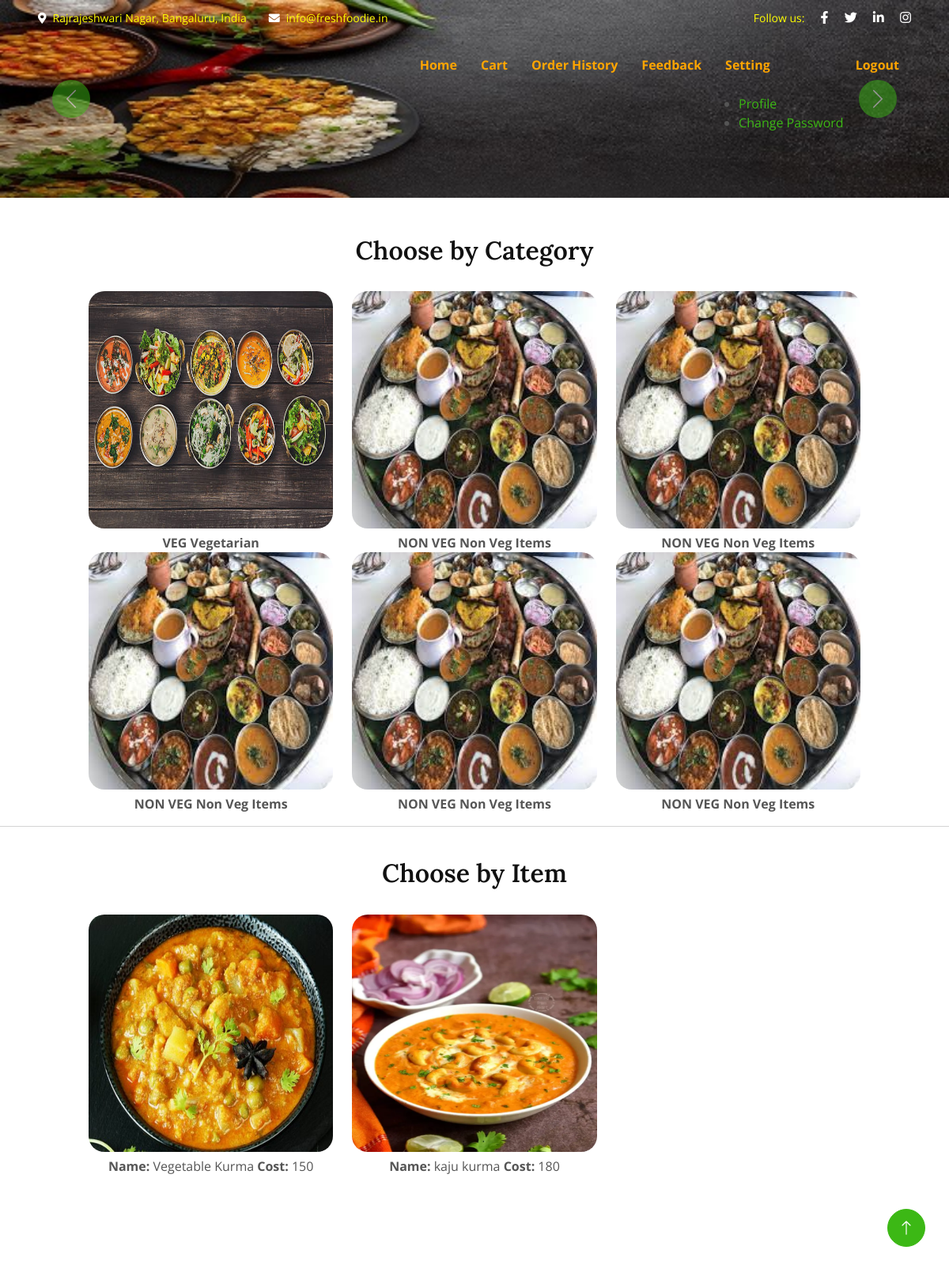
/cthome, run on the app's committed database.
### HBAPP/models.py (models this page shows)
class mstcategory(models.Model):
    name=models.CharField(max_length=100)
    description=models.CharField(max_length=100)
    image=models.CharField(max_length=225,default="onimage.png")
    gstnumber=models.CharField(max_length=2000,default="")
    created_on=models.CharField(max_length=100,default="admin")
    created_by=models.CharField(max_length=100,default="")
    registerdate=models.CharField(max_length=100)
    softdelete=models.IntegerField(default=0)

class mstitemlist(models.Model):
    itemname=models.CharField(max_length=100)
    category=models.CharField(max_length=100)
    discription=models.CharField(max_length=5000)
    cost=models.IntegerField(default=0)
    itemphoto=models.CharField(max_length=255,default='noimage.png')
    categoryid=models.IntegerField(default="1")
    created_on=models.CharField(max_length=100)
    created_by=models.CharField(max_length=100,default='shiva')
    gstnumber=models.CharField(max_length=2000,default="")
    softdelete=models.IntegerField(default=1)

### HBAPP/views.py (the view)
# urls.py: path('cthome',views.CustomerHome,name="cthome"),
def CustomerHome(request):
    itemdata=""
    categorydata=""
    if request.method=="POST":
        action=request.POST.get("btnsubmit","")
        print("----------"+action);
        iid=request.POST["iid"]
        data=mstitemlist.objects.filter(id=iid)
        return render(request,"cthome.html",{"data":data})
    else:
        if mstitemlist.objects.all().exists():
            itemdata=mstitemlist.objects.all()
        if mstcategory.objects.all().exists():
            categorydata=mstcategory.objects.all()
        return render(request,"cthome.html",{"itemdata":itemdata,"categorydata":categorydata})

### HBAPP/templates/cthome.html (shortened to what this page needs)
<!DOCTYPE html>
<html>
<head>
		{% include "head.html"  %}
</head>
<body>
	{% include "ctmid.html"  %}
	{% if  categorydata %}
<center>
<h2>Choose by Category</h2>
<br/>
</center>
{%endif%}
		<div class="container-fluid col-lg-10">
			<div class="row">
			  {%for i in categorydata%}
			  <div  class="col-lg-4">
			<form  name="frmitems" method="post" >
			  	<input height="300px" width="300px"  name="btnsubmit" value="image" type="image"  style="border-radius:20px"  class="card-img-top"  src="{{i.image}}"   />
			   	<br/>
			   </form>
			  <center>
			     <b> {{i.name}}</b>
			     <b>  {{i.description}}</b>
			</center>
			  </div>
			  {%endfor%}
			</div>
		</div>
		{% if  itemdata %}
<hr/><br/>
<center>
<h2>Choose by Item</h2><br/>
</center>
	{%endif%}
		<div class="container-fluid col-lg-10">
			<div class="row">
			  {%for i in itemdata%}
			  <div  class="col-lg-4">
			<form  name="frmitems" method="post" >
			  	<input height="300px" width="300px"  name="btnsubmit" value="image" type="image"  style="border-radius:20px"  class="card-img-top"  src="{{i.itemphoto}}"   />
			   	<br/>
			   </form>
			  <center>
			     <b> Name: </b>{{i.itemname}}
			     <b> Cost: </b>{{i.cost}}
			</center>
			  </div>
			  {%endfor%}
			</div>
		</div>
<center>
		{% include "last.html"  %}
	</body>
	</html>

### HBAPP/templates/head.html (shortened to what this page needs)
    {% load static %}
  <link rel="stylesheet" href="https://cdn.jsdelivr.net/npm/bootstrap@4.6.2/dist/css/bootstrap.min.css">
  <link rel="stylesheet" href="https://cdnjs.cloudflare.com/ajax/libs/font-awesome/4.7.0/css/font-awesome.min.css">
    <link href="https://cdnjs.cloudflare.com/ajax/libs/font-awesome/5.10.0/css/all.min.css" rel="stylesheet">
    <link href="https://cdn.jsdelivr.net/npm/bootstrap-icons@1.4.1/font/bootstrap-icons.css" rel="stylesheet">
    <link href="{% static 'css/bootstrap.min.css' %}" rel="stylesheet">
    <link href="{% static 'css/style.css' %}" rel="stylesheet">

### HBAPP/templates/ctmid.html (shortened to what this page needs)
{% load static %}
    <div class="container-fluid fixed-top px-0 wow fadeIn" data-wow-delay="0.1s">
        <div class="top-bar row gx-0 align-items-center d-none d-lg-flex">
            <div class="col-lg-6 px-5 text-start">
                <small><i style="color:white" class="fa fa-map-marker-alt me-2"></i><font color="yellow">Rajrajeshwari Nagar, Bangaluru, India</font></small>
                <small class="ms-4"><i style="color:white" class="fa fa-envelope me-2"></i><font color="yellow">info@freshfoodie.in</font></small>
            </div>
            <div class="col-lg-6 px-5 text-end">
                <small><font color="yellow">Follow us:</font></small>
                <a class="text-body ms-3" href=""><i style="color:white;" class="fab fa-facebook-f"></i></a>
                <a class="text-body ms-3" href=""><i style="color:white;" class="fab fa-twitter"></i></a>
                <a class="text-body ms-3" href=""><i style="color:white;" class="fab fa-linkedin-in"></i></a>
                <a class="text-body ms-3" href=""><i style="color:white;" class="fab fa-instagram"></i></a>
            </div>
        </div>
        <nav class="navbar navbar-expand-lg navbar-light py-lg-0 px-lg-5 wow fadeIn" data-wow-delay="0.1s">
            <div class="collapse navbar-collapse" id="navbarCollapse">
                <div class="navbar-nav ms-auto p-4 p-lg-0">
                    <a href="cthome" class="nav-item nav-link active"><font color="orange"><b>Home</b></font></a>
                    <a href="ctcart" class="nav-item nav-link active"><font color="orange"><b>Cart</b></font></a>
                    <a href="ctorderhistory" class="nav-item nav-link active"><font color="orange"><b>Order History</b></font></a>
                    <a href="ctfeedback" class="nav-item nav-link active"><font color="orange"><b>Feedback</b></font></a>
                  <li class="dropdown">
                    <a href="cthome" class="nav-item nav-link active"><font color="orange"><b>Setting</b></font></a>
                    <ul>
                      <li><a href="#">Profile</a></li>
                      <li><a href="ctchangepassword">Change Password</a></li>
                    </ul>
                  </li>
                  <a href="ctlogin" class="nav-item nav-link"><font color="orange"><b>Logout</b></font></a>
                </div>
            </div>
        </nav>
    </div>
    <div class="container-fluid p-0 mb-5 wow fadeIn" data-wow-delay="0.1s">
        <div id="header-carousel" class="carousel slide" data-bs-ride="carousel">
            <div class="carousel-inner">
                <div class="carousel-item active">
                    <img class="w-100" src="{% static 'img/carousel-1.jpg' %}" alt="Image">
                </div>
            </div>
            <button class="carousel-control-prev" type="button" data-bs-target="#header-carousel"
                data-bs-slide="prev">
                <span class="carousel-control-prev-icon" aria-hidden="true"></span>
            </button>
            <button class="carousel-control-next" type="button" data-bs-target="#header-carousel"
                data-bs-slide="next">
                <span class="carousel-control-next-icon" aria-hidden="true"></span>
            </button>
        </div>
    </div>

### HBAPP/templates/last.html (shortened to what this page needs)
<br/><br/><br/><br/><br/>
    <a href="#" class="btn btn-lg btn-primary btn-lg-square rounded-circle back-to-top"><i class="bi bi-arrow-up"></i></a>
{% load static %}

### HBAPP/static/css/style.css (style rules this page uses)
:root { --primary: #3CB815; --secondary: #F65005; --light: #F7F8FC; --dark: #111111; }
.back-to-top { position: fixed; display: none; right: 30px; bottom: 30px; z-index: 99; }
.btn { font-weight: 500; transition: .5s; }
.btn.btn-primary, .btn.btn-secondary, .btn.btn-outline-primary:hover, .btn.btn-outline-secondary:hover { color: #FFFFFF; }
.btn-lg-square { width: 48px; height: 48px; }
.btn-square, .btn-sm-square, .btn-lg-square { padding: 0; display: flex; align-items: center; justify-content: center; font-weight: normal; }
.fixed-top { transition: .5s; }
.top-bar { height: 45px; border-bottom: 1px solid rgba(0, 0, 0, .07); }
.navbar .navbar-nav .nav-link { padding: 25px 15px; color: #555555; font-weight: 500; outline: none; }
.navbar .navbar-nav .nav-link:hover, .navbar .navbar-nav .nav-link.active { color: var(--dark); }
.carousel-control-prev, .carousel-control-next { width: 15%; }
.carousel-control-prev-icon, .carousel-control-next-icon { width: 3rem; height: 3rem; background-color: var(--primary); border: 10px solid var(--primary); border-radius: 3rem; }

### HBAPP/templates/head.html (style rules this page uses)
html, body { height: 100%; }

### data on the page
mstcategory: name "VEG", description "Vegetarian"
mstcategory: name "NON VEG", description "Non Veg Items"
mstcategory: name "NON VEG", description "Non Veg Items"
mstcategory: name "NON VEG", description "Non Veg Items"
mstcategory: name "NON VEG", description "Non Veg Items"
mstcategory: name "NON VEG", description "Non Veg Items"
mstitemlist: itemname "Vegetable Kurma", cost "150"
mstitemlist: itemname "kaju kurma", cost "180"
